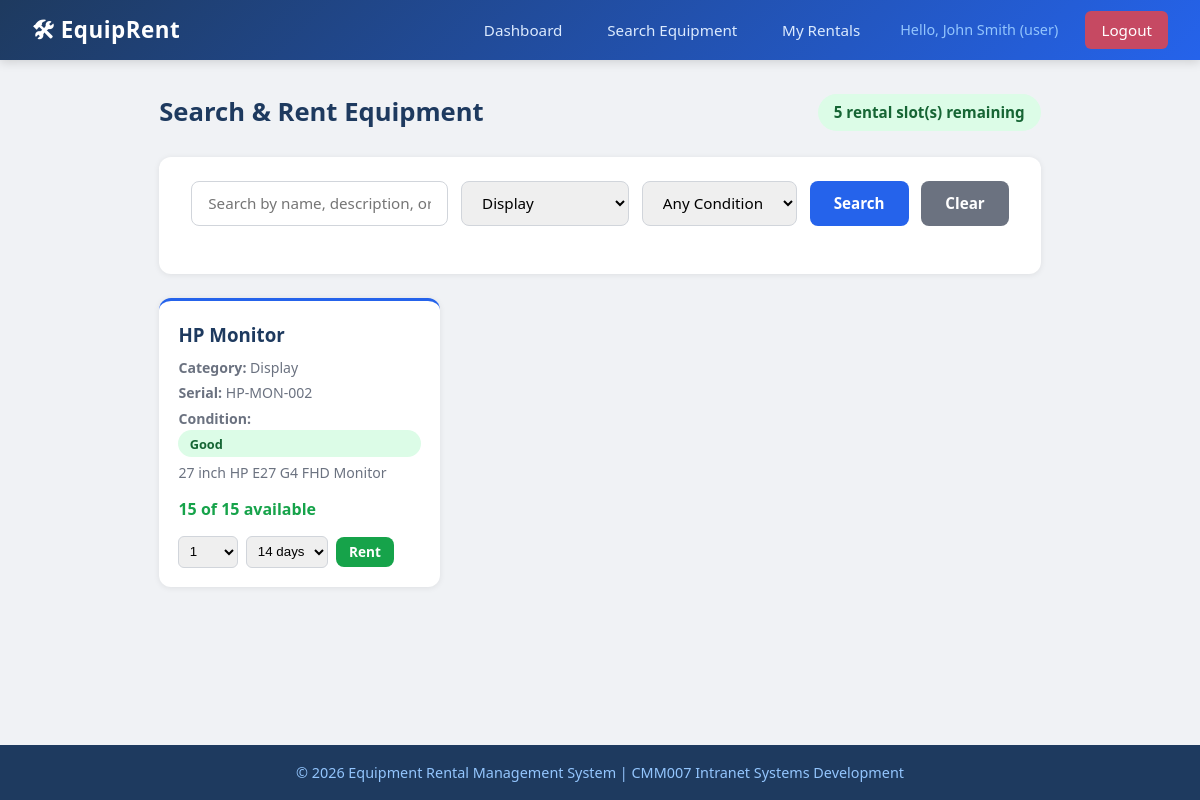
The app's page /user_search.php?category=Display (signed in) with its own data.
### tables this page shows
CREATE TABLE IF NOT EXISTS users (
    user_id INT(11) AUTO_INCREMENT PRIMARY KEY,
    full_name VARCHAR(100) NOT NULL,
    email VARCHAR(100) NOT NULL UNIQUE,
    username VARCHAR(50) NOT NULL UNIQUE,
    password VARCHAR(255) NOT NULL,
    role ENUM('admin', 'user') NOT NULL DEFAULT 'user',
    max_rentals INT(11) NOT NULL DEFAULT 5,
    created_at DATETIME DEFAULT CURRENT_TIMESTAMP
);

CREATE TABLE IF NOT EXISTS equipment (
    equipment_id INT(11) AUTO_INCREMENT PRIMARY KEY,
    name VARCHAR(100) NOT NULL,
    category VARCHAR(50) NOT NULL,
    serial_number VARCHAR(50) NOT NULL UNIQUE,
    condition_status ENUM('New', 'Good', 'Fair', 'Poor') NOT NULL DEFAULT 'Good',
    total_quantity INT(11) NOT NULL DEFAULT 1,
    available_quantity INT(11) NOT NULL DEFAULT 1,
    description TEXT,
    created_at DATETIME DEFAULT CURRENT_TIMESTAMP
);

### connection.php (called while the page is built, shortened)
<?php
function sanitize($db, $input) {
    return htmlspecialchars(mysqli_real_escape_string($db, trim($input)));
}
?>

### user_search.php (the view, shortened to what this page needs)
<?php
require_once 'includes/connection.php';
$search = isset($_GET['search']) ? sanitize($db, $_GET['search']) : '';
$category = isset($_GET['category']) ? sanitize($db, $_GET['category']) : '';
$sql = "SELECT * FROM equipment WHERE available_quantity > 0";
$params = [];
$types = '';
if (!empty($category)) {
    $sql .= " AND category = ?";
    $params[] = $category;
    $types .= 's';
}
$sql .= " ORDER BY name ASC";
$stmt = $db->prepare($sql);
if (!empty($params)) {
    $stmt->bind_param($types, ...$params);
}
$stmt->execute();
$equipment = $stmt->get_result();
$categories = $db->query("SELECT DISTINCT category FROM equipment ORDER BY category ASC");
$userId = $_SESSION['user_id'];
$userInfo = $db->query("SELECT max_rentals FROM users WHERE user_id = $userId")->fetch_assoc();
$currentRentals = $db->query("SELECT COUNT(*) as count FROM rentals WHERE user_id = $userId AND status IN ('active','overdue')")->fetch_assoc()['count'];
$remainingSlots = max(0, $userInfo['max_rentals'] - $currentRentals);
include 'includes/header.php';
?>
<div class="page-header">
    <h1>Search & Rent Equipment</h1>
    <span class="badge badge-<?php echo $remainingSlots > 0 ? 'active' : 'overdue'; ?>" style="font-size:0.95rem; padding:0.4rem 1rem;">
        <?php echo $remainingSlots; ?> rental slot(s) remaining
    </span>
</div>
<div class="card">
    <form method="GET" action="user_search.php">
        <div class="search-bar">
            <input type="text" name="search" placeholder="Search by name, description, or serial number..."
                   value="<?php echo htmlspecialchars($search); ?>">
            <select name="category">
                <?php while ($cat = $categories->fetch_assoc()): ?>
                    <option value="<?php echo htmlspecialchars($cat['category']); ?>"
                            <?php echo $category === $cat['category'] ? 'selected' : ''; ?>>
                        <?php echo htmlspecialchars($cat['category']); ?>
                    </option>
                <?php endwhile; ?>
            </select>
            <select name="condition">
                <option value="">Any Condition</option>
            </select>
            <button type="submit" class="btn btn-primary">Search</button>
            <a href="user_search.php" class="btn btn-secondary">Clear</a>
        </div>
    </form>
</div>
<div class="equipment-grid">
    <?php if ($equipment->num_rows > 0): ?>
        <?php while ($item = $equipment->fetch_assoc()): ?>
        <div class="equip-card">
            <div>
                <h3><?php echo htmlspecialchars($item['name']); ?></h3>
                <div class="meta">
                    <span><strong>Category:</strong> <?php echo htmlspecialchars($item['category']); ?></span>
                    <span><strong>Serial:</strong> <?php echo htmlspecialchars($item['serial_number']); ?></span>
                    <span><strong>Condition:</strong>
                        <span class="badge badge-<?php echo strtolower($item['condition_status']); ?>">
                            <?php echo $item['condition_status']; ?>
                        </span>
                    </span>
                    <?php if ($item['description']): ?>
                        <span style="margin-top:0.3rem;"><?php echo htmlspecialchars($item['description']); ?></span>
                    <?php endif; ?>
                </div>
            </div>
            <div>
                <p class="availability in-stock">
                    <?php echo $item['available_quantity']; ?> of <?php echo $item['total_quantity']; ?> available
                </p>
                <?php if ($remainingSlots > 0): ?>
                    <form method="POST" action="user_rent.php" style="display:flex; gap:0.5rem; align-items:center;">
                        <select name="quantity" style="padding:0.4rem; border-radius:6px; border:1px solid #d1d5db; width:60px;">
                            <?php for ($i = 1; $i <= min($item['available_quantity'], $remainingSlots); $i++): ?>
                                <option value="<?php echo $i; ?>"><?php echo $i; ?></option>
                            <?php endfor; ?>
                        </select>
                        <select name="duration" style="padding:0.4rem; border-radius:6px; border:1px solid #d1d5db;">
                            <option value="14" selected>14 days</option>
                        </select>
                        <button type="submit" class="btn btn-success btn-sm">Rent</button>
                    </form>
                <?php else: ?>
                    <p style="color:#dc2626; font-size:0.9rem; font-weight:500;">Rental limit reached</p>
                <?php endif; ?>
            </div>
        </div>
        <?php endwhile; ?>
    <?php else: ?>
        <div class="card" style="grid-column: 1/-1;">
            <p class="text-center" style="padding:2rem; color:#6b7280;">No equipment matches your search. Try different filters.</p>
        </div>
    <?php endif; ?>
</div>
<?php include 'includes/footer.php'; ?>

### style.css (style rules this page uses)
* { margin: 0; padding: 0; box-sizing: border-box; }
body { font-family: 'Segoe UI', Tahoma, Geneva, Verdana, sans-serif; background-color: #f0f2f5; color: #333; line-height: 1.6; min-height: 100vh; display: flex; flex-direction: column; }
a { text-decoration: none; color: #2563eb; }
.card { background: #fff; border-radius: 12px; box-shadow: 0 1px 6px rgba(0, 0, 0, 0.08); padding: 1.5rem 2rem; margin-bottom: 1.5rem; }
.btn { display: inline-block; padding: 0.65rem 1.5rem; border: none; border-radius: 8px; font-size: 0.95rem; font-weight: 600; cursor: pointer; transition: background 0.2s, transform 0.1s; text-align: center; font-family: inherit; }
.btn-primary { background: #2563eb; color: #fff; }
.btn-success { background: #16a34a; color: #fff; }
.btn-secondary { background: #6b7280; color: #fff; }
.btn-sm { padding: 0.35rem 0.8rem; font-size: 0.85rem; }
.search-bar { display: flex; gap: 0.8rem; margin-bottom: 1.5rem; flex-wrap: wrap; }
.search-bar input, .search-bar select { padding: 0.65rem 1rem; border: 1px solid #d1d5db; border-radius: 8px; font-size: 0.95rem; font-family: inherit; }
.search-bar input { flex: 1; min-width: 200px; }
.search-bar select { min-width: 150px; }
.badge { display: inline-block; padding: 0.2rem 0.7rem; border-radius: 50px; font-size: 0.8rem; font-weight: 600; }
.badge-active { background: #dcfce7; color: #166534; }
.badge-good { background: #dcfce7; color: #166534; }
.page-header { display: flex; justify-content: space-between; align-items: center; margin-bottom: 1.5rem; }
.page-header h1 { color: #1e3a5f; font-size: 1.6rem; }
.equipment-grid { display: grid; grid-template-columns: repeat(auto-fill, minmax(280px, 1fr)); gap: 1.2rem; }
.equip-card { background: #fff; border-radius: 12px; box-shadow: 0 1px 6px rgba(0, 0, 0, 0.08); padding: 1.2rem; display: flex; flex-direction: column; justify-content: space-between; border-top: 3px solid #2563eb; transition: transform 0.2s; }
.equip-card h3 { color: #1e3a5f; margin-bottom: 0.4rem; }
.equip-card .meta { color: #6b7280; font-size: 0.88rem; margin-bottom: 0.8rem; }
.equip-card .meta span { display: block; margin-bottom: 0.2rem; }
.equip-card .availability { font-weight: 600; margin-bottom: 0.8rem; }
.equip-card .availability.in-stock { color: #16a34a; }

### records on screen
users: max_rentals "5"
equipment: name "HP Monitor", category "Display", serial_number "HP-MON-002", condition_status "Good", description "27 inch HP E27 G4 FHD Monitor", available_quantity "15", total_quantity "15"

### other values on screen
$_SESSION['full_name'] "John Smith"
$_SESSION['role'] "user"
form field category "Display"
form field quantity "1"
